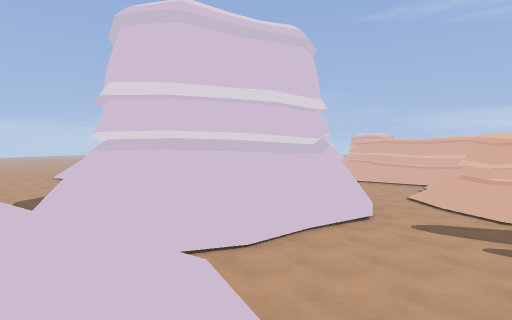
View 1 (above)

24 first-person views from a walk through a 3-D level made in the Godot game engine. The camera is 1.4 m above the floor, tilts 2° down and sees 80° across. The floor is counted in squares, 2 m on a side. Each view is taken from the middle of a square. On the plan, view 1 faces up. The plan holds only what a view shows up to about 10 squares ahead; the rest is blank. The place goes on beyond the plan.

View 2
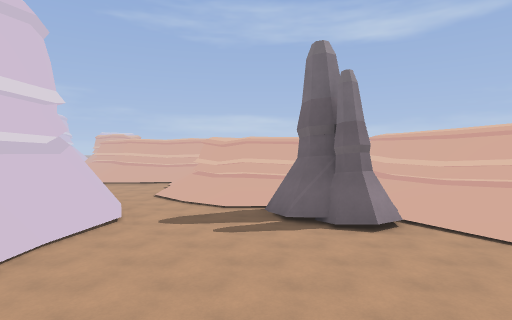

View 3
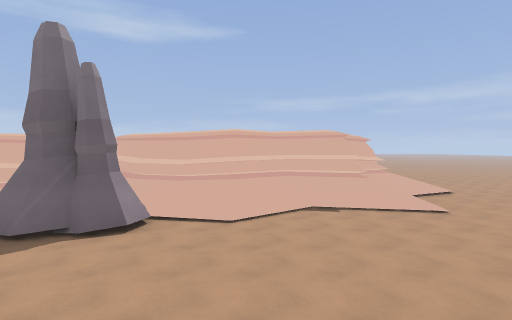

View 4
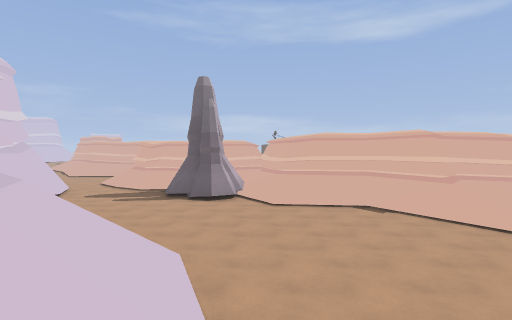

View 5
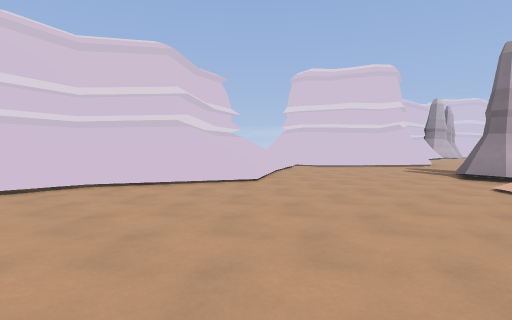

View 6
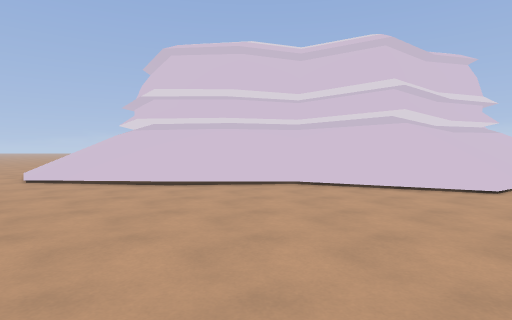

View 7
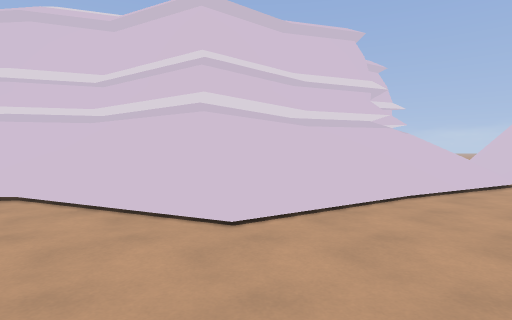

View 8
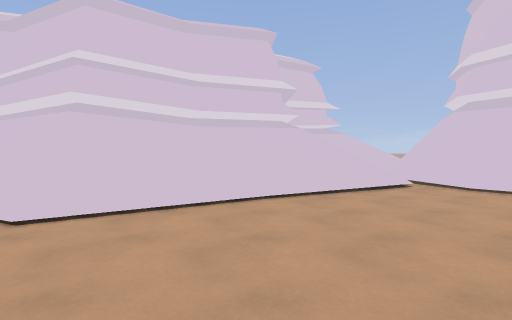

View 9
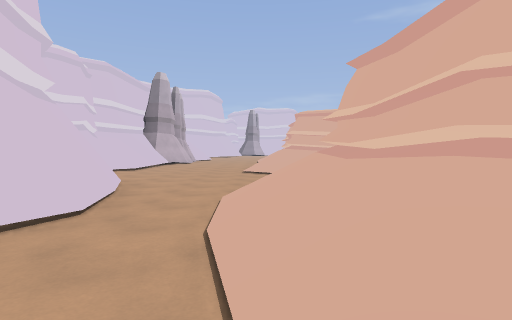

View 10
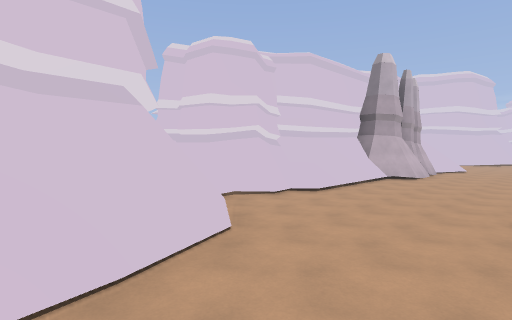

View 11
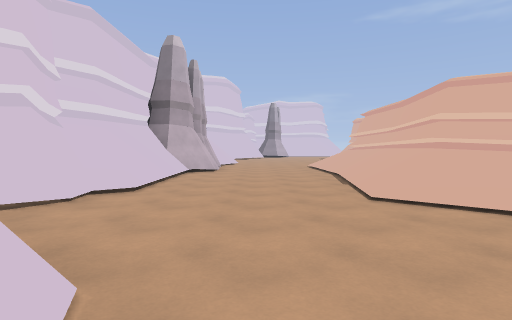

View 12
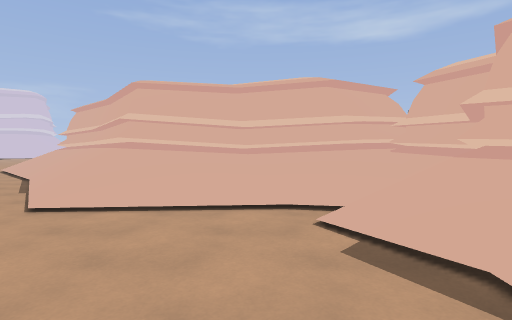

View 13
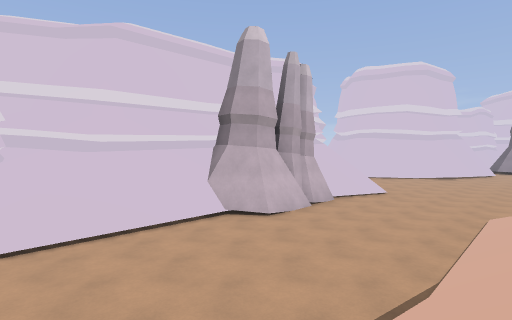

View 14
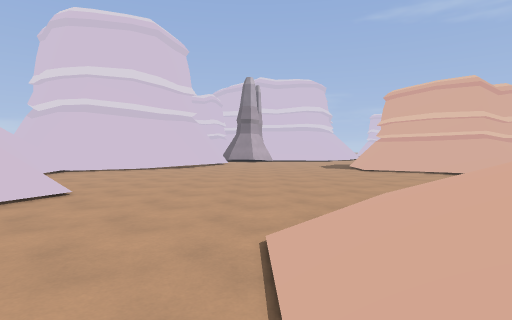

View 15
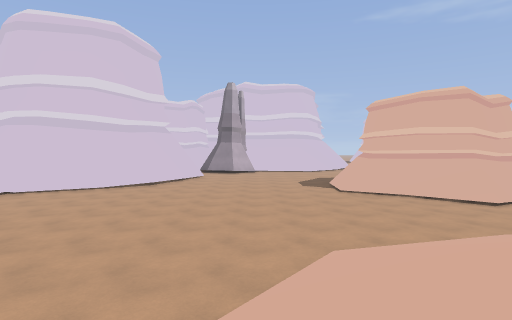

View 16
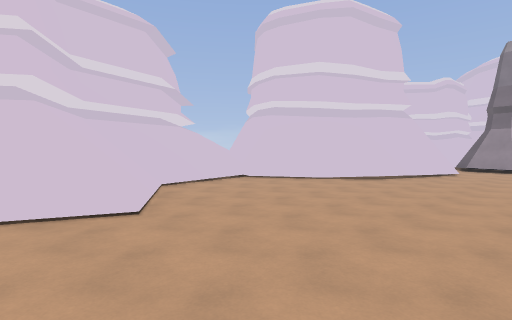

View 17
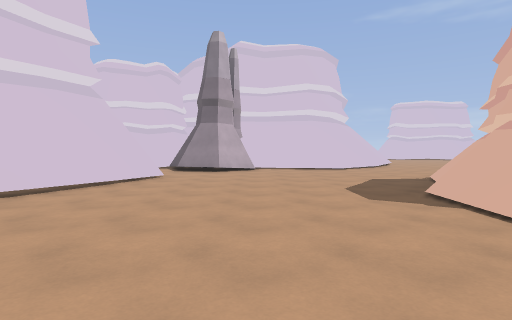

View 18
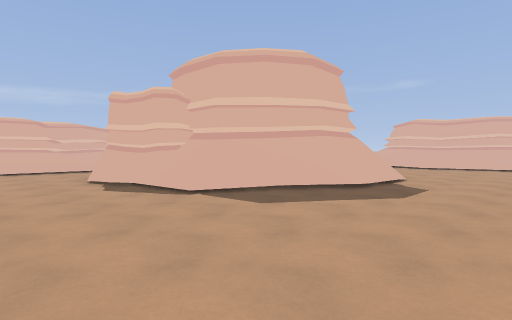

View 19
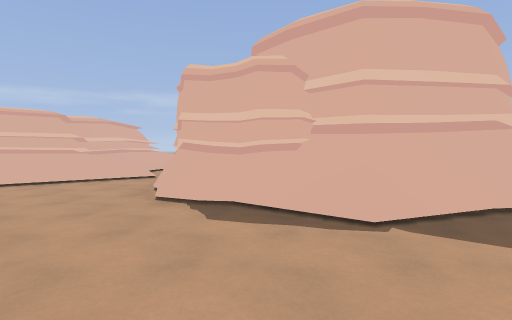

View 20
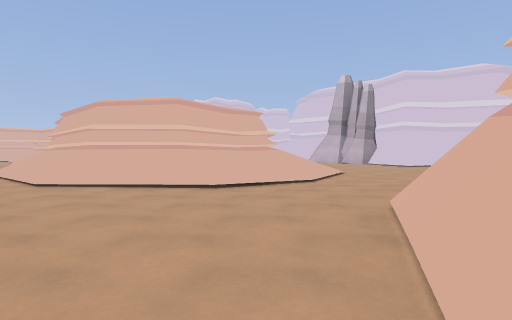

View 21
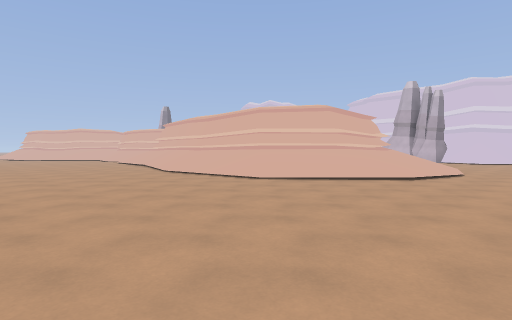

View 22
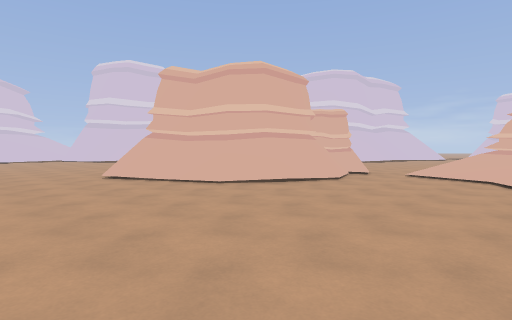

View 23
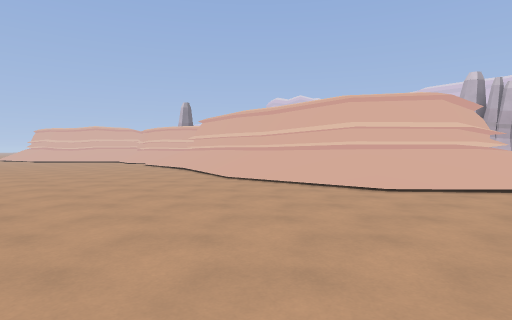

View 24
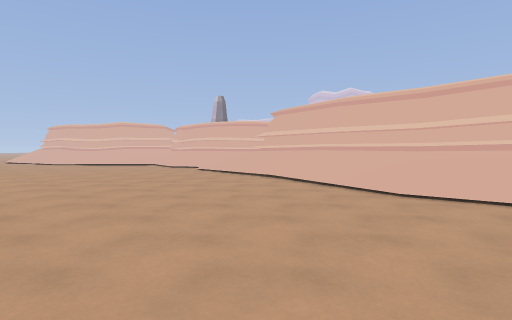

### Floor plan
Key: @ floor where view 1 was taken; # wall or solid block; . floor; / step, stairs or slope; = window, fence, low wall or low ledge; ^ raised ledge; v drop or lower ground.
Columns run from 7 left of view 1 to 19 right of it. Each row starts with its distance up from view 1.
 37           .##.........
 36           ............../^
 35           #............./#^
 34           #......=/###////=
 33          ##......######.///
 32          #....../##  ##...
 31      # ###....../#   ##...
 30      ###........##  ###....
 29      ##..........#####.....
 28     ###...........##.......
 27      ##....................
 26       #/...................
 25       #///.....////........
 24       ###=....//////.......
 23         #....///^^///......
 22         #...///####///.....
 21         #...//#    #//.....
 20       ###...//#    #//.....
 19       #/=...//#    v#/.....
 18       #//...//#    ##/.....
 17      ##//...//#    #//.....
 16      #///.../#     #//.....
 15        #/...//#    #/......
 14        #....///#   #/.....
 13        #.....//#v  ^/.....
 12        ##.....//^^  /.....
 11         ##...///#    .....
 10          #.../##      ....
  9 ..       ##./#v        ...
  8 ..       ##./^^         ..
  7         ##../#^
  6    ##  ##...//#
  5    /####.....##
  4    // /.....##  ##
  3    #  //....###=#
  2    ###//.....//##
  1      #///...../##
  0      ##@/.....//#
 -1       ##//....//#
 -2        #//...../#
 -3       ##/....../###
 -4       #//.....////#
 -5       #//......../
 -6       #//......../

Where each view was taken, in squares from view 1:
view 1: 0 up, 0 right, facing up
view 2: 0 up, 0 right, facing up-right
view 3: 0 up, 0 right, facing right
view 4: 5 down, 0 right, facing up-right
view 5: 6 down, 7 right, facing up-left
view 6: 5 down, 7 right, facing left
view 7: 1 down, 5 right, facing left
view 8: 1 up, 5 right, facing left
view 9: 5 up, 5 right, facing up
view 10: 9 up, 5 right, facing up-left
view 11: 10 up, 3 right, facing up
view 12: 10 up, 4 right, facing up-right
view 13: 15 up, 6 right, facing up-left
view 14: 20 up, 5 right, facing up
view 15: 21 up, 6 right, facing up
view 16: 23 up, 6 right, facing up-left
view 17: 27 up, 6 right, facing up
view 18: 37 up, 6 right, facing down-right
view 19: 37 up, 9 right, facing down-right
view 20: 29 up, 15 right, facing down-left
view 21: 27 up, 19 right, facing down-left
view 22: 25 up, 19 right, facing up-left
view 23: 24 up, 19 right, facing down-left
view 24: 20 up, 19 right, facing down-left
